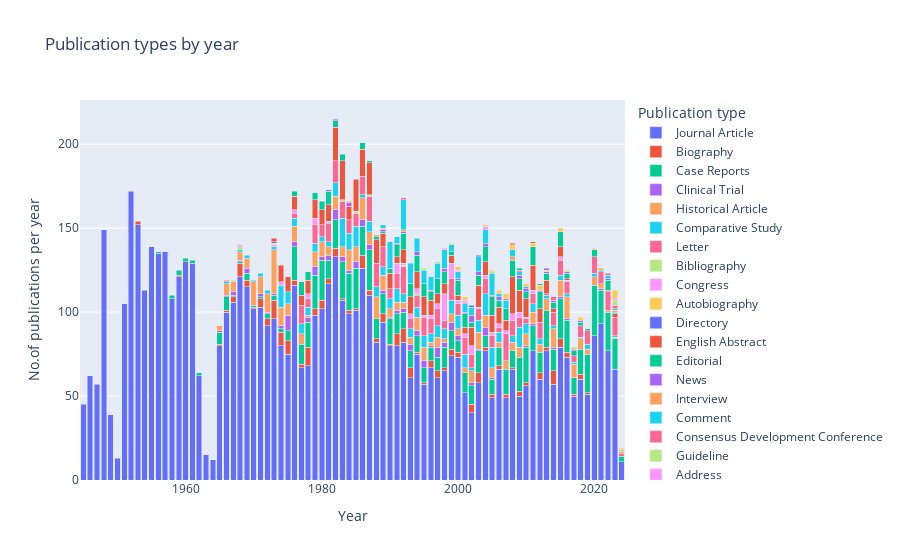

The code cell stored with this chart in its notebook:
### Code cell
# publication type by year
jour_counts=df.groupby(['publication_year','publication_type'])['journal'].count()
jour_counts=jour_counts.reset_index()
fig=px.bar(df,x=jour_counts['publication_year'],y=jour_counts['journal'],barmode='stack',
           color=jour_counts['publication_type'],
           labels={'x':'Year','y':'No.of publications per year','color':'Publication type'},
           title='Publication types by year')
fig.show()

### Figure 1 — Plotly figure (JSON) as saved in the notebook; plotly's stock layout.template omitted (floating-point values rounded to 4 significant figures)
{"data": [{"alignmentgroup": "True", "hovertemplate": "Publication type=Journal Article<br>Year=%{x}<br>No.of publications per year=%{y}<extra></extra>", "legendgroup": "Journal Article", "marker": {"color": "#636efa", "pattern": {"shape": ""}}, "name": "Journal Article", "offsetgroup": "Journal Article", "orientation": "v", "showlegend": true, "textposition": "auto", "type": "bar", "x": [1945, 1946, 1947, 1948, 1949, 1950, 1951, 1952, 1953, 1954, 1955, 1956, 1957, 1958, 1959, 1960, 1961, 1962, 1963, 1964, 1965, 1966, 1967, 1968, 1969, 1970, 1971, 1972, 1973, 1974, 1975, 1976, 1977, 1978, 1979, 1980, 1981, 1982, 1983, 1984, 1985, 1986, 1987, 1988, 1989, 1990, 1991, 1992, 1993, 1994, 1995, 1996, 1997, 1998, 1999, 2000, 2001, 2002, 2003, 2004, 2005, 2006, 2007, 2008, 2009, 2010, 2011, 2012, 2013, 2014, 2015, 2016, 2017, 2018, 2019, 2020, 2021, 2022, 2023, 2024], "xaxis": "x", "y": [45, 62, 57, 149, 39, 13, 105, 172, 152, 113, 139, 135, 136, 108, 121, 130, 129, 62, 15, 12, 80, 100, 106, 121, 115, 102, 103, 92, 96, 80, 75, 116, 67, 68, 98, 102, 117, 133, 107, 99, 101, 126, 110, 82, 94, 80, 80, 82, 61, 75, 57, 67, 61, 65, 74, 73, 52, 40, 58, 77, 49, 66, 49, 66, 50, 56, 77, 60, 77, 57, 79, 73, 50, 60, 51, 86, 93, 77, 66, 11], "yaxis": "y"}, {"alignmentgroup": "True", "hovertemplate": "Publication type=Biography<br>Year=%{x}<br>No.of publications per year=%{y}<extra></extra>", "legendgroup": "Biography", "marker": {"color": "#EF553B", "pattern": {"shape": ""}}, "name": "Biography", "offsetgroup": "Biography", "orientation": "v", "showlegend": true, "textposition": "auto", "type": "bar", "x": [1953, 1959, 1965, 1966, 1967, 1968, 1969, 1970, 1971, 1972, 1973, 1974, 1975, 1976, 1977, 1978, 1979, 1980, 1981, 1982, 1983, 1984, 1985, 1986, 1987, 1988, 1989, 1990, 1991, 1992, 1993, 1994, 1995, 1996, 1997, 1998, 1999, 2000, 2002, 2003, 2004, 2005, 2006, 2007, 2008, 2009, 2010, 2012, 2013, 2014, 2015, 2016, 2017, 2018, 2019], "xaxis": "x", "y": [2, 1, 1, 1, 3, 8, 4, 1, 5, 4, 11, 8, 8, 3, 2, 11, 4, 5, 3, 5, 1, 2, 1, 8, 3, 2, 5, 1, 7, 8, 6, 1, 1, 4, 4, 2, 4, 3, 5, 6, 2, 2, 2, 2, 1, 3, 2, 4, 2, 8, 5, 3, 1, 3, 1], "yaxis": "y"}, {"alignmentgroup": "True", "hovertemplate": "Publication type=Case Reports<br>Year=%{x}<br>No.of publications per year=%{y}<extra></extra>", "legendgroup": "Case Reports", "marker": {"color": "#00cc96", "pattern": {"shape": ""}}, "name": "Case Reports", "offsetgroup": "Case Reports", "orientation": "v", "showlegend": true, "textposition": "auto", "type": "bar", "x": [1956, 1958, 1959, 1960, 1961, 1962, 1965, 1966, 1967, 1968, 1969, 1970, 1971, 1972, 1973, 1974, 1975, 1976, 1977, 1978, 1979, 1980, 1981, 1982, 1983, 1984, 1985, 1986, 1987, 1988, 1989, 1990, 1991, 1992, 1993, 1994, 1995, 1996, 1997, 1998, 1999, 2000, 2001, 2002, 2003, 2004, 2005, 2006, 2007, 2008, 2009, 2010, 2011, 2012, 2013, 2014, 2015, 2016, 2017, 2018, 2019, 2020, 2021, 2022, 2023, 2024], "xaxis": "x", "y": [1, 2, 3, 2, 2, 2, 7, 8, 1, 1, 4, 1, 1, 3, 3, 2, 6, 20, 12, 15, 20, 24, 11, 17, 22, 22, 24, 17, 24, 12, 12, 15, 12, 10, 10, 10, 9, 8, 8, 12, 11, 7, 12, 11, 13, 7, 9, 11, 15, 10, 20, 21, 15, 12, 22, 13, 24, 19, 10, 15, 23, 30, 20, 23, 18, 3], "yaxis": "y"}, {"alignmentgroup": "True", "hovertemplate": "Publication type=Clinical Trial<br>Year=%{x}<br>No.of publications per year=%{y}<extra></extra>", "legendgroup": "Clinical Trial", "marker": {"color": "#ab63fa", "pattern": {"shape": ""}}, "name": "Clinical Trial", "offsetgroup": "Clinical Trial", "orientation": "v", "showlegend": true, "textposition": "auto", "type": "bar", "x": [1965, 1966, 1967, 1968, 1969, 1971, 1972, 1973, 1974, 1975, 1976, 1978, 1979, 1980, 1981, 1982, 1983, 1984, 1985, 1986, 1987, 1989, 1990, 1991, 1992, 1993, 1994, 1995, 1996, 1997, 1998, 1999, 2000, 2002, 2003, 2004, 2005, 2010, 2011, 2014, 2015, 2016, 2021], "xaxis": "x", "y": [1, 1, 2, 1, 3, 2, 1, 1, 2, 9, 3, 3, 5, 2, 3, 6, 3, 2, 4, 4, 3, 2, 1, 2, 2, 4, 3, 4, 1, 6, 3, 5, 3, 2, 1, 5, 1, 1, 1, 1, 1, 1, 1], "yaxis": "y"}, {"alignmentgroup": "True", "hovertemplate": "Publication type=Historical Article<br>Year=%{x}<br>No.of publications per year=%{y}<extra></extra>", "legendgroup": "Historical Article", "marker": {"color": "#FFA15A", "pattern": {"shape": ""}}, "name": "Historical Article", "offsetgroup": "Historical Article", "orientation": "v", "showlegend": true, "textposition": "auto", "type": "bar", "x": [1965, 1966, 1967, 1968, 1969, 1970, 1971, 1972, 1973, 1974, 1975, 1976, 1977, 1978, 1979, 1980, 1981, 1982, 1983, 1984, 1985, 1986, 1987, 1988, 1989, 1990, 1991, 1992, 1993, 1994, 1995, 1996, 1997, 1998, 1999, 2000, 2001, 2002, 2003, 2004, 2005, 2006, 2007, 2008, 2009, 2010, 2011, 2012, 2013, 2014, 2015, 2016, 2017, 2018, 2019, 2020, 2021, 2022, 2023], "xaxis": "x", "y": [3, 7, 6, 5, 6, 14, 10, 11, 26, 11, 7, 9, 6, 1, 9, 9, 5, 8, 6, 12, 9, 13, 8, 13, 9, 5, 5, 4, 4, 8, 8, 2, 6, 2, 5, 4, 3, 7, 10, 7, 6, 3, 5, 5, 6, 7, 7, 5, 7, 11, 10, 13, 8, 6, 3, 5, 3, 1, 1], "yaxis": "y"}, {"alignmentgroup": "True", "hovertemplate": "Publication type=Comparative Study<br>Year=%{x}<br>No.of publications per year=%{y}<extra></extra>", "legendgroup": "Comparative Study", "marker": {"color": "#19d3f3", "pattern": {"shape": ""}}, "name": "Comparative Study", "offsetgroup": "Comparative Study", "orientation": "v", "showlegend": true, "textposition": "auto", "type": "bar", "x": [1966, 1968, 1969, 1970, 1971, 1972, 1973, 1974, 1975, 1976, 1977, 1978, 1979, 1980, 1981, 1982, 1983, 1984, 1985, 1986, 1987, 1988, 1989, 1990, 1991, 1992, 1993, 1994, 1995, 1996, 1997, 1998, 1999, 2000, 2001, 2002, 2003, 2004, 2005, 2006, 2008, 2009, 2010, 2011, 2012, 2013, 2014, 2015, 2016, 2017, 2018, 2019, 2020, 2023], "xaxis": "x", "y": [1, 1, 2, 1, 2, 2, 2, 13, 7, 5, 6, 5, 5, 3, 3, 8, 17, 10, 12, 2, 6, 6, 5, 6, 8, 5, 5, 6, 7, 5, 7, 6, 8, 8, 8, 2, 7, 13, 12, 6, 4, 12, 6, 5, 3, 2, 2, 3, 2, 1, 1, 3, 2, 1], "yaxis": "y"}, {"alignmentgroup": "True", "hovertemplate": "Publication type=Letter<br>Year=%{x}<br>No.of publications per year=%{y}<extra></extra>", "legendgroup": "Letter", "marker": {"color": "#FF6692", "pattern": {"shape": ""}}, "name": "Letter", "offsetgroup": "Letter", "orientation": "v", "showlegend": true, "textposition": "auto", "type": "bar", "x": [1966, 1976, 1977, 1978, 1979, 1980, 1981, 1982, 1983, 1984, 1985, 1986, 1987, 1988, 1989, 1990, 1991, 1992, 1993, 1994, 1995, 1996, 1997, 1998, 1999, 2000, 2001, 2002, 2003, 2004, 2005, 2006, 2007, 2008, 2009, 2010, 2011, 2012, 2013, 2014, 2015, 2016, 2017, 2018, 2019, 2020, 2021, 2022, 2023, 2024], "xaxis": "x", "y": [1, 3, 11, 5, 11, 7, 11, 13, 10, 8, 8, 11, 15, 14, 12, 6, 9, 16, 6, 7, 11, 9, 10, 5, 13, 7, 10, 8, 7, 9, 7, 3, 16, 9, 6, 3, 6, 10, 1, 8, 9, 7, 4, 7, 8, 10, 7, 11, 11, 2], "yaxis": "y"}, {"alignmentgroup": "True", "hovertemplate": "Publication type=Bibliography<br>Year=%{x}<br>No.of publications per year=%{y}<extra></extra>", "legendgroup": "Bibliography", "marker": {"color": "#B6E880", "pattern": {"shape": ""}}, "name": "Bibliography", "offsetgroup": "Bibliography", "orientation": "v", "showlegend": true, "textposition": "auto", "type": "bar", "x": [1967, 1968, 1983, 1985, 1987, 1992, 1994], "xaxis": "x", "y": [1, 2, 1, 1, 1, 1, 1], "yaxis": "y"}, {"alignmentgroup": "True", "hovertemplate": "Publication type=Congress<br>Year=%{x}<br>No.of publications per year=%{y}<extra></extra>", "legendgroup": "Congress", "marker": {"color": "#FF97FF", "pattern": {"shape": ""}}, "name": "Congress", "offsetgroup": "Congress", "orientation": "v", "showlegend": true, "textposition": "auto", "type": "bar", "x": [1968, 1973, 1974, 1976, 1978, 1979, 1981, 1991, 1992, 1993, 1994, 1995, 1996, 1997, 1998, 1999, 2000, 2001, 2002, 2003, 2004, 2005, 2006, 2007, 2008, 2009, 2010, 2011, 2015, 2016], "xaxis": "x", "y": [1, 1, 2, 2, 3, 4, 1, 6, 1, 3, 3, 1, 2, 3, 16, 9, 2, 2, 5, 1, 2, 2, 2, 2, 4, 3, 1, 2, 2, 1], "yaxis": "y"}, {"alignmentgroup": "True", "hovertemplate": "Publication type=Autobiography<br>Year=%{x}<br>No.of publications per year=%{y}<extra></extra>", "legendgroup": "Autobiography", "marker": {"color": "#FECB52", "pattern": {"shape": ""}}, "name": "Autobiography", "offsetgroup": "Autobiography", "orientation": "v", "showlegend": true, "textposition": "auto", "type": "bar", "x": [1973], "xaxis": "x", "y": [1], "yaxis": "y"}, {"alignmentgroup": "True", "hovertemplate": "Publication type=Directory<br>Year=%{x}<br>No.of publications per year=%{y}<extra></extra>", "legendgroup": "Directory", "marker": {"color": "#636efa", "pattern": {"shape": ""}}, "name": "Directory", "offsetgroup": "Directory", "orientation": "v", "showlegend": true, "textposition": "auto", "type": "bar", "x": [1973], "xaxis": "x", "y": [1], "yaxis": "y"}, {"alignmentgroup": "True", "hovertemplate": "Publication type=English Abstract<br>Year=%{x}<br>No.of publications per year=%{y}<extra></extra>", "legendgroup": "English Abstract", "marker": {"color": "#EF553B", "pattern": {"shape": ""}}, "name": "English Abstract", "offsetgroup": "English Abstract", "orientation": "v", "showlegend": true, "textposition": "auto", "type": "bar", "x": [1973, 1974, 1975, 1976, 1977, 1978, 1979, 1980, 1981, 1982, 1983, 1984, 1985, 1986, 1987, 1988, 1989, 1990, 1991, 1992, 1993, 1994, 1995, 1996, 1997, 1998, 1999, 2000, 2001, 2002, 2003, 2004, 2005, 2006, 2007, 2008, 2009, 2010, 2011, 2012, 2013, 2014, 2015, 2016, 2022, 2023], "xaxis": "x", "y": [2, 10, 9, 8, 6, 8, 11, 9, 10, 20, 23, 8, 19, 16, 19, 14, 8, 9, 4, 8, 10, 10, 11, 9, 6, 6, 5, 3, 4, 11, 13, 8, 10, 10, 6, 22, 13, 11, 15, 8, 8, 2, 6, 1, 1, 2], "yaxis": "y"}, {"alignmentgroup": "True", "hovertemplate": "Publication type=Editorial<br>Year=%{x}<br>No.of publications per year=%{y}<extra></extra>", "legendgroup": "Editorial", "marker": {"color": "#00cc96", "pattern": {"shape": ""}}, "name": "Editorial", "offsetgroup": "Editorial", "orientation": "v", "showlegend": true, "textposition": "auto", "type": "bar", "x": [1976, 1977, 1978, 1979, 1980, 1981, 1982, 1983, 1986, 1987, 1988, 1989, 1990, 1991, 1992, 1993, 1994, 1995, 1996, 1997, 1998, 1999, 2000, 2001, 2002, 2003, 2004, 2005, 2006, 2007, 2008, 2009, 2010, 2011, 2012, 2013, 2014, 2015, 2016, 2017, 2018, 2019, 2020, 2021, 2022, 2023], "xaxis": "x", "y": [3, 8, 5, 4, 5, 8, 4, 4, 4, 1, 2, 1, 3, 7, 10, 8, 10, 8, 5, 9, 7, 2, 9, 8, 3, 6, 9, 11, 4, 7, 10, 7, 4, 11, 10, 4, 4, 9, 3, 3, 2, 1, 4, 1, 6, 1], "yaxis": "y"}, {"alignmentgroup": "True", "hovertemplate": "Publication type=News<br>Year=%{x}<br>No.of publications per year=%{y}<extra></extra>", "legendgroup": "News", "marker": {"color": "#ab63fa", "pattern": {"shape": ""}}, "name": "News", "offsetgroup": "News", "orientation": "v", "showlegend": true, "textposition": "auto", "type": "bar", "x": [1981, 1982, 1984, 1989, 1991, 1992, 1994, 1996, 1998, 2000, 2001, 2002, 2003, 2004, 2005, 2006, 2009, 2010, 2012, 2013, 2014, 2016, 2017, 2018, 2022], "xaxis": "x", "y": [1, 1, 2, 1, 1, 1, 2, 1, 2, 1, 1, 4, 2, 2, 1, 2, 2, 2, 1, 1, 1, 1, 1, 1, 1], "yaxis": "y"}, {"alignmentgroup": "True", "hovertemplate": "Publication type=Interview<br>Year=%{x}<br>No.of publications per year=%{y}<extra></extra>", "legendgroup": "Interview", "marker": {"color": "#FFA15A", "pattern": {"shape": ""}}, "name": "Interview", "offsetgroup": "Interview", "orientation": "v", "showlegend": true, "textposition": "auto", "type": "bar", "x": [1984, 1988, 1989, 1992, 2008], "xaxis": "x", "y": [1, 1, 1, 1, 2], "yaxis": "y"}, {"alignmentgroup": "True", "hovertemplate": "Publication type=Comment<br>Year=%{x}<br>No.of publications per year=%{y}<extra></extra>", "legendgroup": "Comment", "marker": {"color": "#19d3f3", "pattern": {"shape": ""}}, "name": "Comment", "offsetgroup": "Comment", "orientation": "v", "showlegend": true, "textposition": "auto", "type": "bar", "x": [1989, 1990, 1991, 1992, 1993, 1994, 1995, 1996, 1997, 1998, 1999, 2000, 2001, 2002, 2003, 2004, 2005, 2006, 2007, 2008, 2009, 2010], "xaxis": "x", "y": [2, 16, 4, 18, 12, 8, 8, 8, 9, 11, 4, 4, 5, 5, 9, 8, 13, 2, 5, 4, 2, 1], "yaxis": "y"}, {"alignmentgroup": "True", "hovertemplate": "Publication type=Consensus Development Conference<br>Year=%{x}<br>No.of publications per year=%{y}<extra></extra>", "legendgroup": "Consensus Development Conference", "marker": {"color": "#FF6692", "pattern": {"shape": ""}}, "name": "Consensus Development Conference", "offsetgroup": "Consensus Development Conference", "orientation": "v", "showlegend": true, "textposition": "auto", "type": "bar", "x": [1992, 2001, 2007, 2014], "xaxis": "x", "y": [1, 1, 1, 2], "yaxis": "y"}, {"alignmentgroup": "True", "hovertemplate": "Publication type=Guideline<br>Year=%{x}<br>No.of publications per year=%{y}<extra></extra>", "legendgroup": "Guideline", "marker": {"color": "#B6E880", "pattern": {"shape": ""}}, "name": "Guideline", "offsetgroup": "Guideline", "orientation": "v", "showlegend": true, "textposition": "auto", "type": "bar", "x": [1995, 1997, 1999, 2005], "xaxis": "x", "y": [1, 1, 1, 1], "yaxis": "y"}, {"alignmentgroup": "True", "hovertemplate": "Publication type=Address<br>Year=%{x}<br>No.of publications per year=%{y}<extra></extra>", "legendgroup": "Address", "marker": {"color": "#FF97FF", "pattern": {"shape": ""}}, "name": "Address", "offsetgroup": "Address", "orientation": "v", "showlegend": true, "textposition": "auto", "type": "bar", "x": [1998, 2000, 2001, 2004], "xaxis": "x", "y": [1, 1, 1, 2], "yaxis": "y"}, {"alignmentgroup": "True", "hovertemplate": "Publication type=Evaluation Study<br>Year=%{x}<br>No.of publications per year=%{y}<extra></extra>", "legendgroup": "Evaluation Study", "marker": {"color": "#FECB52", "pattern": {"shape": ""}}, "name": "Evaluation Study", "offsetgroup": "Evaluation Study", "orientation": "v", "showlegend": true, "textposition": "auto", "type": "bar", "x": [2000, 2001, 2004, 2005, 2006, 2007, 2008, 2010, 2011, 2012, 2013, 2015, 2016, 2017, 2018, 2020], "xaxis": "x", "y": [2, 2, 1, 1, 2, 3, 3, 2, 2, 3, 1, 2, 1, 1, 2, 1], "yaxis": "y"}, {"alignmentgroup": "True", "hovertemplate": "Publication type=Lecture<br>Year=%{x}<br>No.of publications per year=%{y}<extra></extra>", "legendgroup": "Lecture", "marker": {"color": "#636efa", "pattern": {"shape": ""}}, "name": "Lecture", "offsetgroup": "Lecture", "orientation": "v", "showlegend": true, "textposition": "auto", "type": "bar", "x": [2002, 2003], "xaxis": "x", "y": [1, 1], "yaxis": "y"}, {"alignmentgroup": "True", "hovertemplate": "Publication type=Introductory Journal Article<br>Year=%{x}<br>No.of publications per year=%{y}<extra></extra>", "legendgroup": "Introductory Journal Article", "marker": {"color": "#EF553B", "pattern": {"shape": ""}}, "name": "Introductory Journal Article", "offsetgroup": "Introductory Journal Article", "orientation": "v", "showlegend": true, "textposition": "auto", "type": "bar", "x": [2008, 2009, 2011], "xaxis": "x", "y": [1, 1, 1], "yaxis": "y"}, {"alignmentgroup": "True", "hovertemplate": "Publication type=Corrected and Republished Article<br>Year=%{x}<br>No.of publications per year=%{y}<extra></extra>", "legendgroup": "Corrected and Republished Article", "marker": {"color": "#00cc96", "pattern": {"shape": ""}}, "name": "Corrected and Republished Article", "offsetgroup": "Corrected and Republished Article", "orientation": "v", "showlegend": true, "textposition": "auto", "type": "bar", "x": [2009, 2012], "xaxis": "x", "y": [1, 1], "yaxis": "y"}, {"alignmentgroup": "True", "hovertemplate": "Publication type=Controlled Clinical Trial<br>Year=%{x}<br>No.of publications per year=%{y}<extra></extra>", "legendgroup": "Controlled Clinical Trial", "marker": {"color": "#ab63fa", "pattern": {"shape": ""}}, "name": "Controlled Clinical Trial", "offsetgroup": "Controlled Clinical Trial", "orientation": "v", "showlegend": true, "textposition": "auto", "type": "bar", "x": [2013], "xaxis": "x", "y": [1], "yaxis": "y"}, {"alignmentgroup": "True", "hovertemplate": "Publication type=Clinical Trial Protocol<br>Year=%{x}<br>No.of publications per year=%{y}<extra></extra>", "legendgroup": "Clinical Trial Protocol", "marker": {"color": "#FFA15A", "pattern": {"shape": ""}}, "name": "Clinical Trial Protocol", "offsetgroup": "Clinical Trial Protocol", "orientation": "v", "showlegend": true, "textposition": "auto", "type": "bar", "x": [2021, 2023, 2024], "xaxis": "x", "y": [1, 1, 1], "yaxis": "y"}, {"alignmentgroup": "True", "hovertemplate": "Publication type=Meta-Analysis<br>Year=%{x}<br>No.of publications per year=%{y}<extra></extra>", "legendgroup": "Meta-Analysis", "marker": {"color": "#19d3f3", "pattern": {"shape": ""}}, "name": "Meta-Analysis", "offsetgroup": "Meta-Analysis", "orientation": "v", "showlegend": true, "textposition": "auto", "type": "bar", "x": [2022, 2023], "xaxis": "x", "y": [2, 1], "yaxis": "y"}, {"alignmentgroup": "True", "hovertemplate": "Publication type=Review<br>Year=%{x}<br>No.of publications per year=%{y}<extra></extra>", "legendgroup": "Review", "marker": {"color": "#FF6692", "pattern": {"shape": ""}}, "name": "Review", "offsetgroup": "Review", "orientation": "v", "showlegend": true, "textposition": "auto", "type": "bar", "x": [2022, 2023], "xaxis": "x", "y": [1, 2], "yaxis": "y"}, {"alignmentgroup": "True", "hovertemplate": "Publication type=Observational Study<br>Year=%{x}<br>No.of publications per year=%{y}<extra></extra>", "legendgroup": "Observational Study", "marker": {"color": "#B6E880", "pattern": {"shape": ""}}, "name": "Observational Study", "offsetgroup": "Observational Study", "orientation": "v", "showlegend": true, "textposition": "auto", "type": "bar", "x": [2023, 2024], "xaxis": "x", "y": [3, 1], "yaxis": "y"}, {"alignmentgroup": "True", "hovertemplate": "Publication type=Randomized Controlled Trial<br>Year=%{x}<br>No.of publications per year=%{y}<extra></extra>", "legendgroup": "Randomized Controlled Trial", "marker": {"color": "#FF97FF", "pattern": {"shape": ""}}, "name": "Randomized Controlled Trial", "offsetgroup": "Randomized Controlled Trial", "orientation": "v", "showlegend": true, "textposition": "auto", "type": "bar", "x": [2023], "xaxis": "x", "y": [1], "yaxis": "y"}, {"alignmentgroup": "True", "hovertemplate": "Publication type=Systematic Review<br>Year=%{x}<br>No.of publications per year=%{y}<extra></extra>", "legendgroup": "Systematic Review", "marker": {"color": "#FECB52", "pattern": {"shape": ""}}, "name": "Systematic Review", "offsetgroup": "Systematic Review", "orientation": "v", "showlegend": true, "textposition": "auto", "type": "bar", "x": [2023, 2024], "xaxis": "x", "y": [5, 1], "yaxis": "y"}], "layout": {"barmode": "stack", "legend": {"title": {"text": "Publication type"}, "tracegroupgap": 0}, "title": {"text": "Publication types by year"}, "xaxis": {"anchor": "y", "domain": [0, 1], "title": {"text": "Year"}}, "yaxis": {"anchor": "x", "domain": [0, 1], "title": {"text": "No.of publications per year"}}}}
